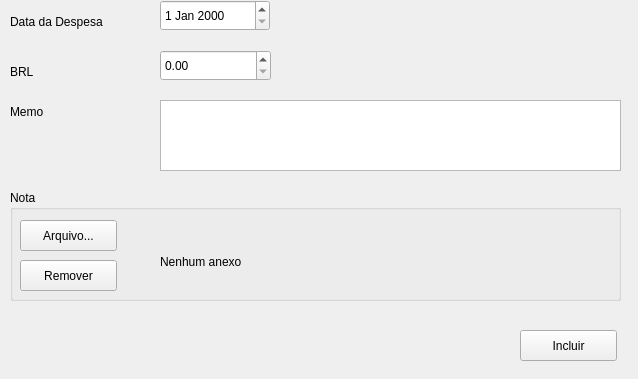
<?xml version="1.0" encoding="UTF-8"?>
<ui version="4.0">
 <class>FormDespesa</class>
 <widget class="QWidget" name="FormDespesa">
  <property name="geometry">
   <rect>
    <x>0</x>
    <y>0</y>
    <width>638</width>
    <height>379</height>
   </rect>
  </property>
  <property name="windowTitle">
   <string>Form</string>
  </property>
  <widget class="QLabel" name="label_2">
   <property name="geometry">
    <rect>
     <x>10</x>
     <y>60</y>
     <width>75</width>
     <height>23</height>
    </rect>
   </property>
   <property name="text">
    <string>BRL</string>
   </property>
  </widget>
  <widget class="QLabel" name="label_3">
   <property name="geometry">
    <rect>
     <x>10</x>
     <y>100</y>
     <width>75</width>
     <height>23</height>
    </rect>
   </property>
   <property name="text">
    <string>Memo</string>
   </property>
  </widget>
  <widget class="QDateEdit" name="data">
   <property name="geometry">
    <rect>
     <x>160</x>
     <y>0</y>
     <width>110</width>
     <height>31</height>
    </rect>
   </property>
  </widget>
  <widget class="QLabel" name="label">
   <property name="geometry">
    <rect>
     <x>10</x>
     <y>10</y>
     <width>141</width>
     <height>23</height>
    </rect>
   </property>
   <property name="text">
    <string>Data da Despesa</string>
   </property>
  </widget>
  <widget class="QPlainTextEdit" name="memo">
   <property name="geometry">
    <rect>
     <x>160</x>
     <y>100</y>
     <width>461</width>
     <height>71</height>
    </rect>
   </property>
  </widget>
  <widget class="QPushButton" name="btnIncluirDespesa">
   <property name="geometry">
    <rect>
     <x>520</x>
     <y>330</y>
     <width>97</width>
     <height>31</height>
    </rect>
   </property>
   <property name="text">
    <string>Incluir</string>
   </property>
  </widget>
  <widget class="QGroupBox" name="groupBox">
   <property name="geometry">
    <rect>
     <x>10</x>
     <y>190</y>
     <width>611</width>
     <height>111</height>
    </rect>
   </property>
   <property name="title">
    <string>Nota</string>
   </property>
   <widget class="QPushButton" name="btnEscolherNota">
    <property name="geometry">
     <rect>
      <x>10</x>
      <y>30</y>
      <width>97</width>
      <height>31</height>
     </rect>
    </property>
    <property name="text">
     <string>Arquivo...</string>
    </property>
   </widget>
   <widget class="QPushButton" name="btnRemoverNota">
    <property name="geometry">
     <rect>
      <x>10</x>
      <y>70</y>
      <width>97</width>
      <height>31</height>
     </rect>
    </property>
    <property name="text">
     <string>Remover</string>
    </property>
   </widget>
   <widget class="QLabel" name="nota">
    <property name="geometry">
     <rect>
      <x>150</x>
      <y>60</y>
      <width>421</width>
      <height>23</height>
     </rect>
    </property>
    <property name="text">
     <string>Nenhum anexo</string>
    </property>
   </widget>
  </widget>
  <widget class="QDoubleSpinBox" name="valor">
   <property name="geometry">
    <rect>
     <x>160</x>
     <y>50</y>
     <width>111</width>
     <height>31</height>
    </rect>
   </property>
  </widget>
 </widget>
 <resources/>
 <connections/>
</ui>
